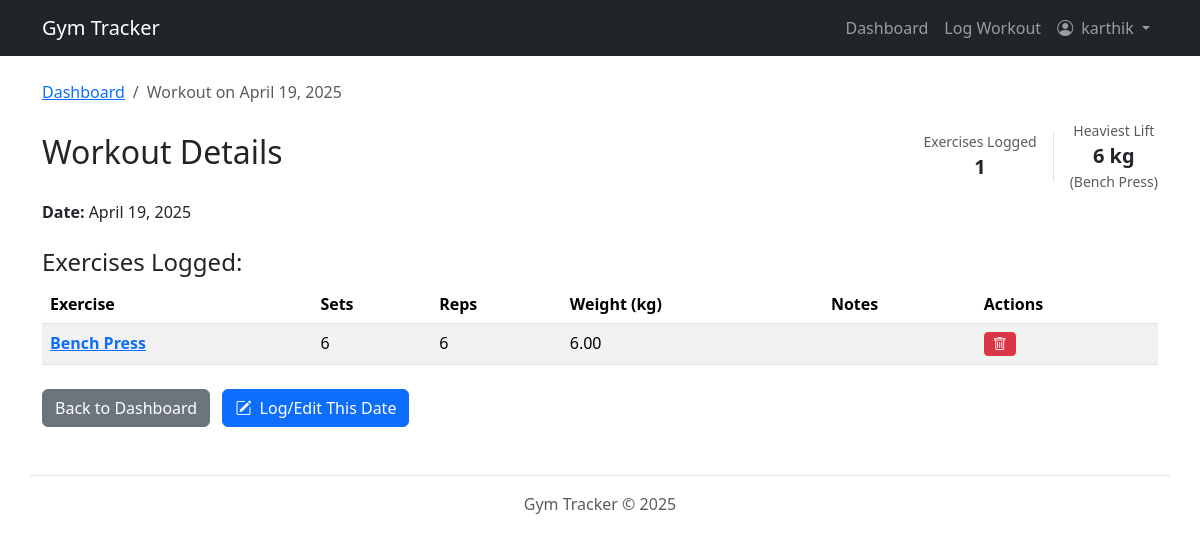
Page /workouts/session/15/ (signed in) on the earlier database version.
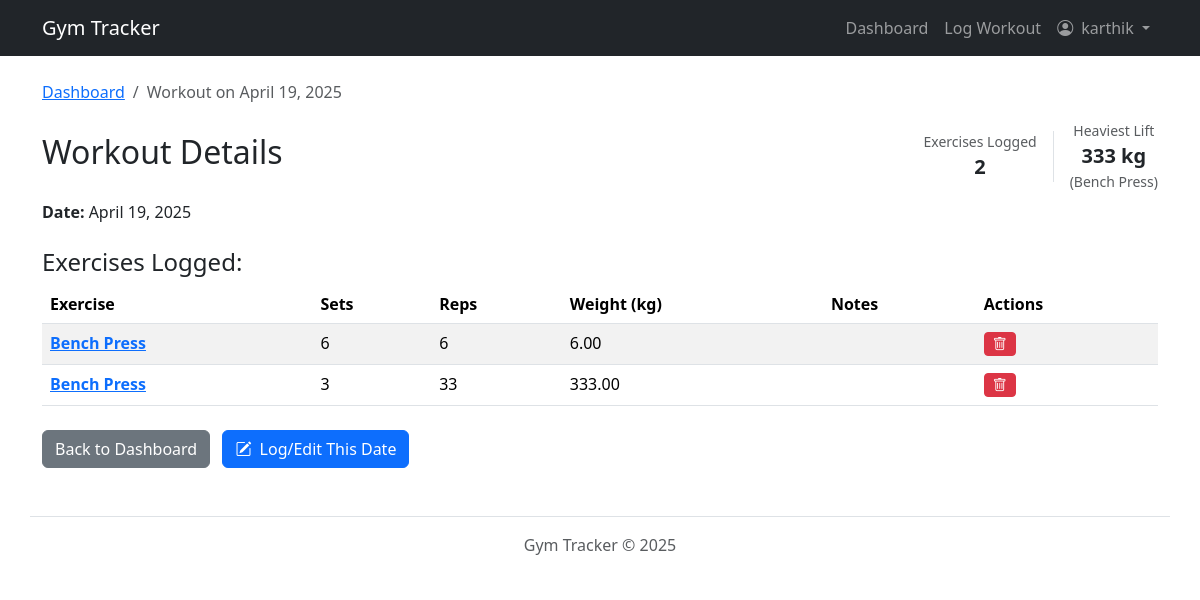
Same page on the later database version.
### workouts/models.py (models this page shows, shortened)
class WorkoutLog(models.Model):
    session = models.ForeignKey(WorkoutSession, related_name='logs', on_delete=models.CASCADE)
    exercise = models.ForeignKey(Exercise, on_delete=models.PROTECT)  # Protect exercise from deletion if used
    sets = models.PositiveIntegerField(blank=True, null=True)
    reps = models.PositiveIntegerField(blank=True, null=True)
    weight = models.DecimalField(max_digits=6, decimal_places=2, blank=True, null=True)
    duration = models.DurationField(blank=True, null=True)  # e.g., for cardio
    notes = models.TextField(blank=True, null=True)

class Exercise(models.Model):
    name = models.CharField(max_length=100, unique=True)
    description = models.TextField(blank=True, null=True)

### workouts/views.py (the view)
# urls.py: path('session/<int:session_id>/', views.workout_detail_view, name='workout_detail'),
@login_required
def workout_detail_view(request, session_id):
    workout_session = get_object_or_404(WorkoutSession, pk=session_id, user=request.user)
    session_logs = workout_session.logs.all().order_by('id')
    log_count = session_logs.count()
    heaviest_lift_weight = None
    heaviest_lift_exercise_name = None
    if log_count > 0: # Optimization: Only query max weight if logs exist
        max_weight_aggregate = session_logs.filter(weight__isnull=False).aggregate(max_w=Max('weight'))
        if max_weight_aggregate and max_weight_aggregate['max_w'] is not None:
            heaviest_lift_weight = max_weight_aggregate['max_w']
            first_log_with_max = session_logs.filter(weight=heaviest_lift_weight).select_related('exercise').first()
            if first_log_with_max:
                heaviest_lift_exercise_name = first_log_with_max.exercise.name
    context = {
        'session': workout_session,
        'logs': session_logs,
        'log_count': log_count, # Pass count
        'heaviest_lift_weight': heaviest_lift_weight, # Pass max weight
        'heaviest_lift_exercise_name': heaviest_lift_exercise_name, # Pass exercise name
    }
    return render(request, 'workouts/workout_detail.html', context)

### workouts/templates/workouts/workout_detail.html (shortened to what this page needs)
{% extends 'workouts/base.html' %}
{% block content %}
<div class="container mt-4">
    <nav aria-label="breadcrumb">
        <ol class="breadcrumb">
            <li class="breadcrumb-item"><a href="{% url 'workouts:dashboard' %}">Dashboard</a></li>
            <li class="breadcrumb-item active" aria-current="page">Workout on {{ session.date|date:"F d, Y" }}</li>
        </ol>
    </nav>
    <div class="d-flex flex-wrap justify-content-between align-items-center mb-2">
        <h2 class="me-3">Workout Details</h2>
        <div class="d-flex align-items-center">
            {% if log_count > 0 %}
            <div class="text-center border-end pe-3 me-3">
                 <span class="text-muted d-block small">Exercises Logged</span>
                 <strong class="fs-5">{{ log_count }}</strong>
            </div>
            {% endif %}
            {% if heaviest_lift_weight is not None %}
            <div class="text-center">
                 <span class="text-muted d-block small">Heaviest Lift</span>
                 <strong class="fs-5">{{ heaviest_lift_weight|floatformat:0 }} kg</strong>
                 {% if heaviest_lift_exercise_name %}
                 <small class="d-block text-muted">({{ heaviest_lift_exercise_name }})</small>
                 {% endif %}
            </div>
            {% endif %}
        </div>
    </div>
    <p><strong>Date:</strong> {{ session.date|date:"F d, Y" }}</p>
    <h4 class="mt-4">Exercises Logged:</h4>
    {% if logs %}
    <table class="table table-striped table-hover">
        <thead>
        <tr>
            <th scope="col">Exercise</th>
            <th scope="col">Sets</th>
            <th scope="col">Reps</th>
            <th scope="col">Weight (kg)</th>
            <th scope="col">Notes</th>
            <th scope="col">Actions</th>
        </tr>
        </thead>
        <tbody>
        {% for log in logs %}
        <tr>
            <td><strong><a href="{% url 'workouts:exercise_stats' exercise_id=log.exercise.id %}"
                           title="View progress chart for {{ log.exercise.name }}">
                {{ log.exercise.name }}
            </a></strong></td>
            <td>{{ log.sets|default:"N/A" }}</td>
            <td>{{ log.reps|default:"N/A" }}</td>
            <td>{{ log.weight|default:"N/A" }}</td>
            <td>{{ log.notes|default:""|linebreaksbr }}</td>
            <td>
                <form action="{% url 'workouts:delete_workout_log' log_id=log.id %}"
                      method="POST"
                      class="d-inline"
                      onsubmit="return confirm('Are you sure you want to delete this entry?');">
                    <button type="submit" class="btn btn-danger btn-sm" title="Delete this entry">
                        <i class="bi bi-trash"></i>
                    </button>
                </form>
            </td>
        </tr>
        {% endfor %}
        </tbody>
    </table>
    {% else %}
    <p>No specific exercises were logged for this session.</p>
    {% endif %}
    <div class="mt-4">
        <a href="{% url 'workouts:dashboard' %}" class="btn btn-secondary">Back to Dashboard</a>
        <a href="{% url 'workouts:log_workout_date' date_str=session.date|date:'Y-m-d' %}" class="btn btn-primary ms-2">
            <i class="bi bi-pencil-square me-1"></i>
            Log/Edit This Date
        </a>
    </div>
</div>
{% endblock %}

Differences in the rows shown:
added WorkoutLog: exercise.name "Bench Press", sets "3", reps "33", weight "333.00"
Other differences:
{{ log_count }}: "1" → "2"
{{ heaviest_lift_weight|floatformat:0 }}: "6" → "333"
